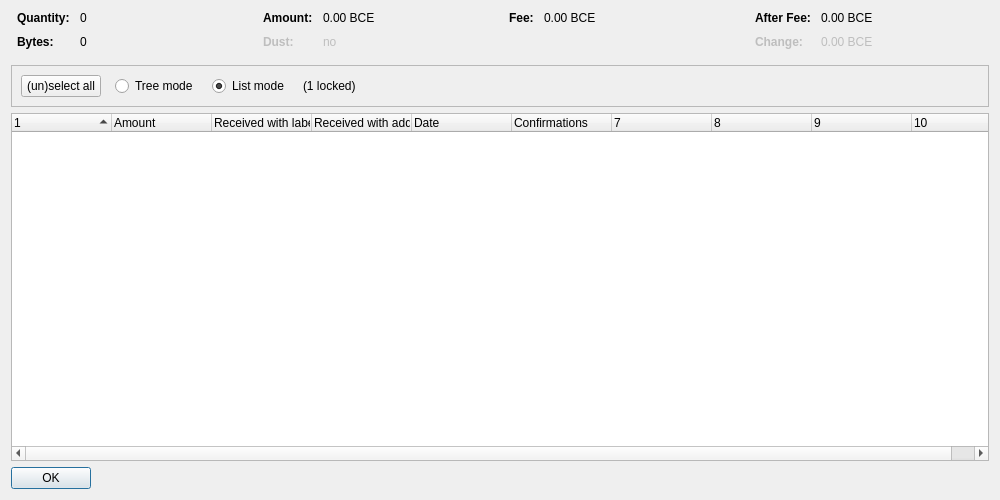
<?xml version="1.0" encoding="UTF-8"?>
<ui version="4.0">
 <class>CoinControlDialog</class>
 <widget class="QDialog" name="CoinControlDialog">
  <property name="geometry">
   <rect>
    <x>0</x>
    <y>0</y>
    <width>1000</width>
    <height>500</height>
   </rect>
  </property>
  <property name="windowTitle">
   <string>Coin Selection</string>
  </property>
  <layout class="QVBoxLayout" name="verticalLayout">
   <item>
    <layout class="QHBoxLayout" name="horizontalLayoutTop" stretch="0,0,0,0">
     <property name="topMargin">
      <number>0</number>
     </property>
     <property name="bottomMargin">
      <number>10</number>
     </property>
     <item>
      <layout class="QFormLayout" name="formLayoutCoinControl1">
       <property name="horizontalSpacing">
        <number>10</number>
       </property>
       <property name="verticalSpacing">
        <number>10</number>
       </property>
       <property name="leftMargin">
        <number>6</number>
       </property>
       <property name="rightMargin">
        <number>6</number>
       </property>
       <item row="0" column="0">
        <widget class="QLabel" name="labelCoinControlQuantityText">
         <property name="font">
          <font>
           <weight>75</weight>
           <bold>true</bold>
          </font>
         </property>
         <property name="text">
          <string>Quantity:</string>
         </property>
        </widget>
       </item>
       <item row="0" column="1">
        <widget class="QLabel" name="labelCoinControlQuantity">
         <property name="cursor">
          <cursorShape>IBeamCursor</cursorShape>
         </property>
         <property name="contextMenuPolicy">
          <enum>Qt::ActionsContextMenu</enum>
         </property>
         <property name="text">
          <string notr="true">0</string>
         </property>
         <property name="textInteractionFlags">
          <set>Qt::LinksAccessibleByMouse|Qt::TextSelectableByKeyboard|Qt::TextSelectableByMouse</set>
         </property>
        </widget>
       </item>
       <item row="1" column="0">
        <widget class="QLabel" name="labelCoinControlBytesText">
         <property name="font">
          <font>
           <weight>75</weight>
           <bold>true</bold>
          </font>
         </property>
         <property name="text">
          <string>Bytes:</string>
         </property>
        </widget>
       </item>
       <item row="1" column="1">
        <widget class="QLabel" name="labelCoinControlBytes">
         <property name="cursor">
          <cursorShape>IBeamCursor</cursorShape>
         </property>
         <property name="contextMenuPolicy">
          <enum>Qt::ActionsContextMenu</enum>
         </property>
         <property name="text">
          <string notr="true">0</string>
         </property>
         <property name="textInteractionFlags">
          <set>Qt::LinksAccessibleByMouse|Qt::TextSelectableByKeyboard|Qt::TextSelectableByMouse</set>
         </property>
        </widget>
       </item>
      </layout>
     </item>
     <item>
      <layout class="QFormLayout" name="formLayoutCoinControl2">
       <property name="horizontalSpacing">
        <number>10</number>
       </property>
       <property name="verticalSpacing">
        <number>10</number>
       </property>
       <property name="leftMargin">
        <number>6</number>
       </property>
       <property name="rightMargin">
        <number>6</number>
       </property>
       <item row="0" column="0">
        <widget class="QLabel" name="labelCoinControlAmountText">
         <property name="font">
          <font>
           <weight>75</weight>
           <bold>true</bold>
          </font>
         </property>
         <property name="text">
          <string>Amount:</string>
         </property>
        </widget>
       </item>
       <item row="0" column="1">
        <widget class="QLabel" name="labelCoinControlAmount">
         <property name="cursor">
          <cursorShape>IBeamCursor</cursorShape>
         </property>
         <property name="contextMenuPolicy">
          <enum>Qt::ActionsContextMenu</enum>
         </property>
         <property name="text">
          <string notr="true">0.00 BCE</string>
         </property>
         <property name="textInteractionFlags">
          <set>Qt::LinksAccessibleByMouse|Qt::TextSelectableByKeyboard|Qt::TextSelectableByMouse</set>
         </property>
        </widget>
       </item>
       <item row="1" column="0">
        <widget class="QLabel" name="labelCoinControlLowOutputText">
         <property name="enabled">
          <bool>false</bool>
         </property>
         <property name="font">
          <font>
           <weight>75</weight>
           <bold>true</bold>
          </font>
         </property>
         <property name="text">
          <string>Dust:</string>
         </property>
        </widget>
       </item>
       <item row="1" column="1">
        <widget class="QLabel" name="labelCoinControlLowOutput">
         <property name="enabled">
          <bool>false</bool>
         </property>
         <property name="cursor">
          <cursorShape>IBeamCursor</cursorShape>
         </property>
         <property name="contextMenuPolicy">
          <enum>Qt::ActionsContextMenu</enum>
         </property>
         <property name="text">
          <string notr="true">no</string>
         </property>
         <property name="textInteractionFlags">
          <set>Qt::LinksAccessibleByMouse|Qt::TextSelectableByKeyboard|Qt::TextSelectableByMouse</set>
         </property>
        </widget>
       </item>
      </layout>
     </item>
     <item>
      <layout class="QFormLayout" name="formLayoutCoinControl3">
       <property name="horizontalSpacing">
        <number>10</number>
       </property>
       <property name="verticalSpacing">
        <number>10</number>
       </property>
       <property name="leftMargin">
        <number>6</number>
       </property>
       <property name="rightMargin">
        <number>6</number>
       </property>
       <item row="0" column="0">
        <widget class="QLabel" name="labelCoinControlFeeText">
         <property name="font">
          <font>
           <weight>75</weight>
           <bold>true</bold>
          </font>
         </property>
         <property name="text">
          <string>Fee:</string>
         </property>
        </widget>
       </item>
       <item row="0" column="1">
        <widget class="QLabel" name="labelCoinControlFee">
         <property name="cursor">
          <cursorShape>IBeamCursor</cursorShape>
         </property>
         <property name="contextMenuPolicy">
          <enum>Qt::ActionsContextMenu</enum>
         </property>
         <property name="text">
          <string notr="true">0.00 BCE</string>
         </property>
         <property name="textInteractionFlags">
          <set>Qt::LinksAccessibleByMouse|Qt::TextSelectableByKeyboard|Qt::TextSelectableByMouse</set>
         </property>
        </widget>
       </item>
      </layout>
     </item>
     <item>
      <layout class="QFormLayout" name="formLayoutCoinControl4">
       <property name="horizontalSpacing">
        <number>10</number>
       </property>
       <property name="verticalSpacing">
        <number>10</number>
       </property>
       <property name="leftMargin">
        <number>6</number>
       </property>
       <property name="rightMargin">
        <number>6</number>
       </property>
       <item row="0" column="0">
        <widget class="QLabel" name="labelCoinControlAfterFeeText">
         <property name="font">
          <font>
           <weight>75</weight>
           <bold>true</bold>
          </font>
         </property>
         <property name="text">
          <string>After Fee:</string>
         </property>
        </widget>
       </item>
       <item row="0" column="1">
        <widget class="QLabel" name="labelCoinControlAfterFee">
         <property name="cursor">
          <cursorShape>IBeamCursor</cursorShape>
         </property>
         <property name="contextMenuPolicy">
          <enum>Qt::ActionsContextMenu</enum>
         </property>
         <property name="text">
          <string notr="true">0.00 BCE</string>
         </property>
         <property name="textInteractionFlags">
          <set>Qt::LinksAccessibleByMouse|Qt::TextSelectableByKeyboard|Qt::TextSelectableByMouse</set>
         </property>
        </widget>
       </item>
       <item row="1" column="0">
        <widget class="QLabel" name="labelCoinControlChangeText">
         <property name="enabled">
          <bool>false</bool>
         </property>
         <property name="font">
          <font>
           <weight>75</weight>
           <bold>true</bold>
          </font>
         </property>
         <property name="text">
          <string>Change:</string>
         </property>
        </widget>
       </item>
       <item row="1" column="1">
        <widget class="QLabel" name="labelCoinControlChange">
         <property name="enabled">
          <bool>false</bool>
         </property>
         <property name="cursor">
          <cursorShape>IBeamCursor</cursorShape>
         </property>
         <property name="contextMenuPolicy">
          <enum>Qt::ActionsContextMenu</enum>
         </property>
         <property name="text">
          <string notr="true">0.00 BCE</string>
         </property>
         <property name="textInteractionFlags">
          <set>Qt::LinksAccessibleByMouse|Qt::TextSelectableByKeyboard|Qt::TextSelectableByMouse</set>
         </property>
        </widget>
       </item>
      </layout>
     </item>
    </layout>
   </item>
   <item>
    <widget class="QFrame" name="frame">
     <property name="minimumSize">
      <size>
       <width>0</width>
       <height>40</height>
      </size>
     </property>
     <property name="frameShape">
      <enum>QFrame::StyledPanel</enum>
     </property>
     <property name="frameShadow">
      <enum>QFrame::Sunken</enum>
     </property>
     <layout class="QHBoxLayout" name="horizontalLayout">
      <item>
       <layout class="QHBoxLayout" name="horizontalLayoutPanel" stretch="0,0,0,0,0">
        <property name="spacing">
         <number>14</number>
        </property>
        <item>
         <widget class="QPushButton" name="pushButtonSelectAll">
          <property name="sizePolicy">
           <sizepolicy hsizetype="Maximum" vsizetype="Fixed">
            <horstretch>0</horstretch>
            <verstretch>0</verstretch>
           </sizepolicy>
          </property>
          <property name="text">
           <string>(un)select all</string>
          </property>
          <property name="autoDefault">
           <bool>false</bool>
          </property>
         </widget>
        </item>
        <item>
         <widget class="QRadioButton" name="radioTreeMode">
          <property name="sizePolicy">
           <sizepolicy hsizetype="Maximum" vsizetype="Fixed">
            <horstretch>0</horstretch>
            <verstretch>0</verstretch>
           </sizepolicy>
          </property>
          <property name="text">
           <string>Tree mode</string>
          </property>
         </widget>
        </item>
        <item>
         <widget class="QRadioButton" name="radioListMode">
          <property name="sizePolicy">
           <sizepolicy hsizetype="Maximum" vsizetype="Fixed">
            <horstretch>0</horstretch>
            <verstretch>0</verstretch>
           </sizepolicy>
          </property>
          <property name="text">
           <string>List mode</string>
          </property>
          <property name="checked">
           <bool>true</bool>
          </property>
         </widget>
        </item>
        <item>
         <widget class="QLabel" name="labelLocked">
          <property name="text">
           <string notr="true">(1 locked)</string>
          </property>
         </widget>
        </item>
        <item>
         <spacer name="horizontalSpacer">
          <property name="orientation">
           <enum>Qt::Horizontal</enum>
          </property>
          <property name="sizeHint" stdset="0">
           <size>
            <width>40</width>
            <height>20</height>
           </size>
          </property>
         </spacer>
        </item>
       </layout>
      </item>
     </layout>
    </widget>
   </item>
   <item>
    <widget class="CoinControlTreeWidget" name="treeWidget">
     <property name="contextMenuPolicy">
      <enum>Qt::CustomContextMenu</enum>
     </property>
     <property name="sortingEnabled">
      <bool>false</bool>
     </property>
     <property name="columnCount">
      <number>10</number>
     </property>
     <attribute name="headerShowSortIndicator" stdset="0">
      <bool>true</bool>
     </attribute>
     <attribute name="headerStretchLastSection">
      <bool>false</bool>
     </attribute>
     <column>
      <property name="text">
       <string/>
      </property>
     </column>
     <column>
      <property name="text">
       <string>Amount</string>
      </property>
     </column>
     <column>
      <property name="text">
       <string>Received with label</string>
      </property>
     </column>
     <column>
      <property name="text">
       <string>Received with address</string>
      </property>
     </column>
     <column>
      <property name="text">
       <string>Date</string>
      </property>
     </column>
     <column>
      <property name="text">
       <string>Confirmations</string>
      </property>
      <property name="toolTip">
       <string>Confirmed</string>
      </property>
     </column>
     <column>
      <property name="text">
       <string/>
      </property>
     </column>
     <column>
      <property name="text">
       <string/>
      </property>
     </column>
     <column>
      <property name="text">
       <string/>
      </property>
     </column>
     <column>
      <property name="text">
       <string/>
      </property>
     </column>
    </widget>
   </item>
   <item>
    <widget class="QDialogButtonBox" name="buttonBox">
     <property name="sizePolicy">
      <sizepolicy hsizetype="Maximum" vsizetype="Fixed">
       <horstretch>0</horstretch>
       <verstretch>0</verstretch>
      </sizepolicy>
     </property>
     <property name="orientation">
      <enum>Qt::Horizontal</enum>
     </property>
     <property name="standardButtons">
      <set>QDialogButtonBox::Ok</set>
     </property>
    </widget>
   </item>
  </layout>
 </widget>
 <customwidgets>
  <customwidget>
   <class>CoinControlTreeWidget</class>
   <extends>QTreeWidget</extends>
   <header>coincontroltreewidget.h</header>
  </customwidget>
 </customwidgets>
 <resources/>
 <connections/>
</ui>
